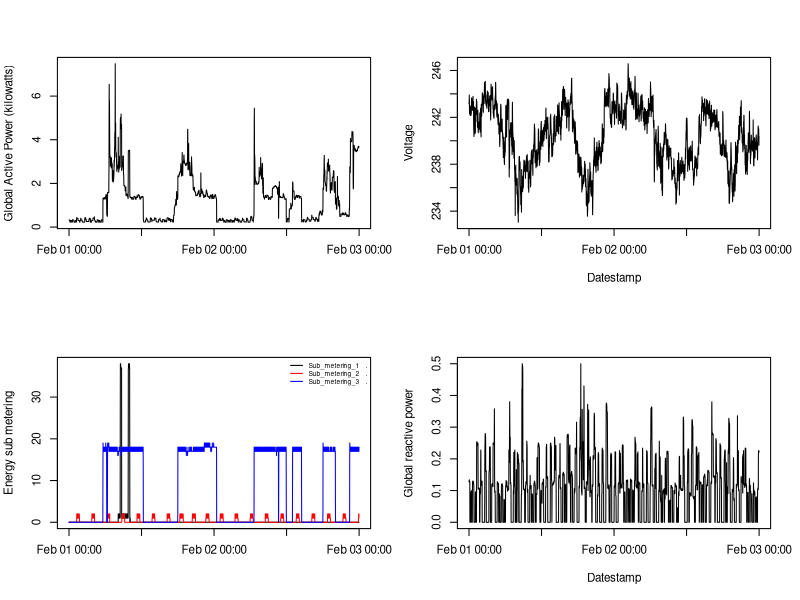

Write the R code that produced this figure.
## read the data
data <- read.table("data.txt", sep=";", header=T, na.strings="?")

## convert the date factors to datestamp
dates = paste(data$Date, data$Time)
dates <- strptime(dates, "%d/%m/%Y %H:%M:%S")
data$Datestamp <- dates

## subset to Feb 1st/2nd in 2007
startdate <- strptime(c("2007/02/01 00:00:00"), "%Y/%m/%d %H:%M:%S" )
enddate <- strptime(c("2007/02/02 23:59:59"), "%Y/%m/%d %H:%M:%S" )
data <- subset(data, Datestamp >= startdate)
data <- subset(data, Datestamp <= enddate)

## convert the outputs as numeric
data.gap <- as.numeric(as.character(data$Global_active_power))
data.sm1 <- as.numeric(as.character(data$Sub_metering_1))
data.sm2 <- as.numeric(as.character(data$Sub_metering_2))
data.sm3 <- as.numeric(as.character(data$Sub_metering_3))
data.volt <- as.numeric(as.character(data$Voltage))
data.grp <- as.numeric(as.character(data$Global_reactive_power))
volt_name = "Voltage"
grp_name = "Global reactive power"
x_lab = "Datestamp"

## setup the multiplot
par(mfrow=c(2,2))
par(cex=.7)
par(lwi=.8)

## setup the plot
with(data, {
  plot(data$Datestamp, data.gap, type="l", col="black", ylab = "Global Active Power (kilowatts)", xlab="", main="")
  
  plot(data$Datestamp, data.volt, type="l", col="black", ylab = volt_name, xlab = x_lab)
  
  plot(data$Datestamp, data.sm1, type="l", col="black", ylab = "Energy sub metering", xlab="", main="")
  lines(data$Datestamp, data.sm2, col="red")
  lines(data$Datestamp, data.sm3, col="blue")
  place <- "topright"
  cols <- c("black", "red", "blue")
  ## NOTE: the '   .' is a fix as per https://class.coursera.org/exdata-002/forum/search?q=legend#11-state-query=legend 
  texts <- c("Sub_metering_1   .", "Sub_metering_2   .", "Sub_metering_3   .")
  par(cex=.4)
  legend(place, col=cols, texts, lty=1, bty = "n")
  par(cex=.7)
  plot(data$Datestamp, data.grp, type="l", col="black", ylab = grp_name, xlab = x_lab)
  }
)
## save the plot
dev.copy(png, file="plot4.png")
dev.off()
